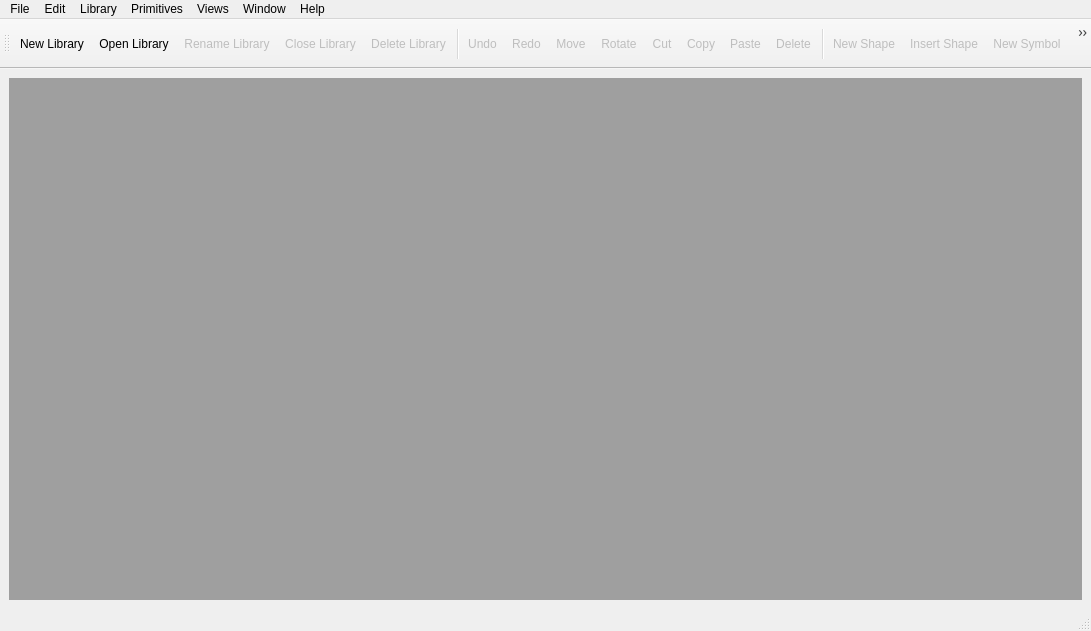
<?xml version="1.0" encoding="UTF-8"?>
<ui version="4.0">
 <class>DocWindow</class>
 <widget class="QMainWindow" name="DocWindow">
  <property name="geometry">
   <rect>
    <x>0</x>
    <y>0</y>
    <width>1091</width>
    <height>631</height>
   </rect>
  </property>
  <property name="windowTitle">
   <string>LibWindow</string>
  </property>
  <property name="dockOptions">
   <set>QMainWindow::AllowNestedDocks|QMainWindow::AllowTabbedDocks|QMainWindow::GroupedDragging</set>
  </property>
  <widget class="QWidget" name="centralwidget">
   <layout class="QVBoxLayout" name="verticalLayout_3">
    <item>
     <layout class="QHBoxLayout" name="horizontalLayout">
      <item>
       <widget class="QMdiArea" name="mdiArea">
        <property name="viewMode">
         <enum>QMdiArea::SubWindowView</enum>
        </property>
        <property name="documentMode">
         <bool>true</bool>
        </property>
        <property name="tabsClosable">
         <bool>true</bool>
        </property>
        <property name="tabsMovable">
         <bool>true</bool>
        </property>
        <property name="tabShape">
         <enum>QTabWidget::Rounded</enum>
        </property>
       </widget>
      </item>
     </layout>
    </item>
   </layout>
  </widget>
  <widget class="QMenuBar" name="menubar">
   <property name="geometry">
    <rect>
     <x>0</x>
     <y>0</y>
     <width>1091</width>
     <height>25</height>
    </rect>
   </property>
   <widget class="QMenu" name="menuLibrarian">
    <property name="title">
     <string>File</string>
    </property>
    <addaction name="actionFileNewLib"/>
    <addaction name="actionFileOpenLib"/>
    <addaction name="actionOpen_recent"/>
    <addaction name="actionFileSaveAs"/>
    <addaction name="actionFileRename"/>
    <addaction name="actionFileCloseLib"/>
    <addaction name="actionFileDeleteLib"/>
    <addaction name="separator"/>
    <addaction name="actionCloseWindow"/>
    <addaction name="actionExit"/>
   </widget>
   <widget class="QMenu" name="menuEdit">
    <property name="title">
     <string>Primitives</string>
    </property>
    <addaction name="actionNewRectangle"/>
    <addaction name="actionNewLine"/>
    <addaction name="actionNewText"/>
    <addaction name="actionNewCircle"/>
    <addaction name="actionNewArrow"/>
    <addaction name="actionNewPolygon"/>
    <addaction name="actionNewPolyline"/>
    <addaction name="actionNewPin"/>
   </widget>
   <widget class="QMenu" name="menuSymbols">
    <property name="title">
     <string>Edit</string>
    </property>
    <addaction name="actionEditUndo"/>
    <addaction name="actionEditRedo"/>
    <addaction name="actionEditMove"/>
    <addaction name="actionEditRotate"/>
    <addaction name="actionEditCut"/>
    <addaction name="actionEditCopy"/>
    <addaction name="actionEditPaste"/>
    <addaction name="separator"/>
    <addaction name="actionEditDelete"/>
   </widget>
   <widget class="QMenu" name="menuHelp_2">
    <property name="title">
     <string>Help</string>
    </property>
    <addaction name="actionHelpAbout"/>
   </widget>
   <widget class="QMenu" name="menuLibrary">
    <property name="title">
     <string>Library</string>
    </property>
    <addaction name="actionNewShape"/>
    <addaction name="actionInsertShape"/>
    <addaction name="actionNewSymbol"/>
    <addaction name="separator"/>
   </widget>
   <widget class="QMenu" name="menuViews">
    <property name="title">
     <string>Views</string>
    </property>
    <addaction name="actionLibTreeView"/>
    <addaction name="actionLibTableView"/>
    <addaction name="separator"/>
    <addaction name="actionPopOutSymbolView"/>
    <addaction name="actionDuplicateSymbolView"/>
    <addaction name="separator"/>
    <addaction name="actionCloseSymbolView"/>
   </widget>
   <widget class="QMenu" name="menuWindow">
    <property name="title">
     <string>Window</string>
    </property>
    <addaction name="actionTabs"/>
    <addaction name="separator"/>
    <addaction name="actionCascade"/>
    <addaction name="actionTile"/>
    <addaction name="separator"/>
    <addaction name="actionNewWindow"/>
   </widget>
   <addaction name="menuLibrarian"/>
   <addaction name="menuSymbols"/>
   <addaction name="menuLibrary"/>
   <addaction name="menuEdit"/>
   <addaction name="menuViews"/>
   <addaction name="menuWindow"/>
   <addaction name="menuHelp_2"/>
  </widget>
  <widget class="QToolBar" name="toolBar">
   <property name="minimumSize">
    <size>
     <width>20</width>
     <height>50</height>
    </size>
   </property>
   <property name="windowTitle">
    <string>toolBar</string>
   </property>
   <attribute name="toolBarArea">
    <enum>TopToolBarArea</enum>
   </attribute>
   <attribute name="toolBarBreak">
    <bool>false</bool>
   </attribute>
   <addaction name="actionFileNewLib"/>
   <addaction name="actionFileOpenLib"/>
   <addaction name="actionFileRename"/>
   <addaction name="actionFileCloseLib"/>
   <addaction name="actionFileDeleteLib"/>
   <addaction name="separator"/>
   <addaction name="actionEditUndo"/>
   <addaction name="actionEditRedo"/>
   <addaction name="actionEditMove"/>
   <addaction name="actionEditRotate"/>
   <addaction name="actionEditCut"/>
   <addaction name="actionEditCopy"/>
   <addaction name="actionEditPaste"/>
   <addaction name="actionEditDelete"/>
   <addaction name="separator"/>
   <addaction name="actionNewShape"/>
   <addaction name="actionInsertShape"/>
   <addaction name="actionNewSymbol"/>
   <addaction name="actionNewRectangle"/>
   <addaction name="actionNewLine"/>
   <addaction name="actionNewText"/>
   <addaction name="actionNewCircle"/>
   <addaction name="actionNewArrow"/>
   <addaction name="actionNewPolygon"/>
   <addaction name="actionNewPolyline"/>
   <addaction name="actionNewPin"/>
   <addaction name="separator"/>
   <addaction name="actionHelpAbout"/>
   <addaction name="actionReloadStyle"/>
   <addaction name="separator"/>
  </widget>
  <widget class="QStatusBar" name="statusBar"/>
  <action name="actionFileNewLib">
   <property name="icon">
    <iconset resource="../application.qrc">
     <normaloff>:/actions/journal-new.png</normaloff>:/actions/journal-new.png</iconset>
   </property>
   <property name="text">
    <string>New Library</string>
   </property>
   <property name="toolTip">
    <string>Create new library</string>
   </property>
  </action>
  <action name="actionFileOpenLib">
   <property name="icon">
    <iconset resource="../application.qrc">
     <normaloff>:/actions/document-open.png</normaloff>:/actions/document-open.png</iconset>
   </property>
   <property name="text">
    <string>Open Library</string>
   </property>
   <property name="toolTip">
    <string>Open library</string>
   </property>
  </action>
  <action name="actionFileSaveAs">
   <property name="enabled">
    <bool>false</bool>
   </property>
   <property name="icon">
    <iconset resource="../application.qrc">
     <normaloff>:/actions/document-save-as.png</normaloff>:/actions/document-save-as.png</iconset>
   </property>
   <property name="text">
    <string>Save As...</string>
   </property>
   <property name="toolTip">
    <string>Save a copy, open new, close existing</string>
   </property>
  </action>
  <action name="actionFileRename">
   <property name="enabled">
    <bool>false</bool>
   </property>
   <property name="icon">
    <iconset resource="../application.qrc">
     <normaloff>:/actions/document-save-as.png</normaloff>:/actions/document-save-as.png</iconset>
   </property>
   <property name="text">
    <string>Rename Library</string>
   </property>
   <property name="toolTip">
    <string>Rename this file, keep open</string>
   </property>
  </action>
  <action name="actionFileCloseLib">
   <property name="enabled">
    <bool>false</bool>
   </property>
   <property name="icon">
    <iconset resource="../application.qrc">
     <normaloff>:/actions/project-development-close.png</normaloff>:/actions/project-development-close.png</iconset>
   </property>
   <property name="text">
    <string>Close Library</string>
   </property>
   <property name="toolTip">
    <string>Close library</string>
   </property>
  </action>
  <action name="actionFileDeleteLib">
   <property name="enabled">
    <bool>false</bool>
   </property>
   <property name="icon">
    <iconset resource="../application.qrc">
     <normaloff>:/actions/edit-delete.png</normaloff>:/actions/edit-delete.png</iconset>
   </property>
   <property name="text">
    <string>Delete Library</string>
   </property>
   <property name="toolTip">
    <string>Delete library</string>
   </property>
  </action>
  <action name="actionNewShape">
   <property name="enabled">
    <bool>false</bool>
   </property>
   <property name="icon">
    <iconset resource="../application.qrc">
     <normaloff>:/actions/shapes.png</normaloff>:/actions/shapes.png</iconset>
   </property>
   <property name="text">
    <string>New Shape</string>
   </property>
   <property name="toolTip">
    <string>Create new shape in library</string>
   </property>
  </action>
  <action name="actionInsertShape">
   <property name="enabled">
    <bool>false</bool>
   </property>
   <property name="icon">
    <iconset resource="../application.qrc">
     <normaloff>:/actions/shapes.png</normaloff>:/actions/shapes.png</iconset>
   </property>
   <property name="text">
    <string>Insert Shape</string>
   </property>
   <property name="toolTip">
    <string>Insert shape into symbol</string>
   </property>
  </action>
  <action name="actionNewSymbol">
   <property name="enabled">
    <bool>false</bool>
   </property>
   <property name="icon">
    <iconset resource="../application.qrc">
     <normaloff>:/devices/cpu.png</normaloff>:/devices/cpu.png</iconset>
   </property>
   <property name="text">
    <string>New Symbol</string>
   </property>
   <property name="toolTip">
    <string>Create new symbol in library</string>
   </property>
  </action>
  <action name="actionNewRectangle">
   <property name="enabled">
    <bool>false</bool>
   </property>
   <property name="icon">
    <iconset resource="../application.qrc">
     <normaloff>:/actions/draw-rectangle.png</normaloff>:/actions/draw-rectangle.png</iconset>
   </property>
   <property name="text">
    <string>Rectangle</string>
   </property>
  </action>
  <action name="actionNewLine">
   <property name="enabled">
    <bool>false</bool>
   </property>
   <property name="icon">
    <iconset resource="../application.qrc">
     <normaloff>:/actions/insert-horizontal-rule.png</normaloff>:/actions/insert-horizontal-rule.png</iconset>
   </property>
   <property name="text">
    <string>Line</string>
   </property>
  </action>
  <action name="actionNewText">
   <property name="enabled">
    <bool>false</bool>
   </property>
   <property name="icon">
    <iconset resource="../application.qrc">
     <normaloff>:/actions/draw-text.png</normaloff>:/actions/draw-text.png</iconset>
   </property>
   <property name="text">
    <string>Text</string>
   </property>
  </action>
  <action name="actionNewCircle">
   <property name="enabled">
    <bool>false</bool>
   </property>
   <property name="icon">
    <iconset resource="../application.qrc">
     <normaloff>:/actions/draw-circle.png</normaloff>:/actions/draw-circle.png</iconset>
   </property>
   <property name="text">
    <string>Circle</string>
   </property>
  </action>
  <action name="actionNewArrow">
   <property name="enabled">
    <bool>false</bool>
   </property>
   <property name="icon">
    <iconset resource="../application.qrc">
     <normaloff>:/actions/draw-arrow-forward.png</normaloff>:/actions/draw-arrow-forward.png</iconset>
   </property>
   <property name="text">
    <string>Arrow</string>
   </property>
  </action>
  <action name="actionNewPolygon">
   <property name="enabled">
    <bool>false</bool>
   </property>
   <property name="icon">
    <iconset resource="../application.qrc">
     <normaloff>:/actions/draw-polygon.png</normaloff>:/actions/draw-polygon.png</iconset>
   </property>
   <property name="text">
    <string>Polygon</string>
   </property>
  </action>
  <action name="actionNewPolyline">
   <property name="enabled">
    <bool>false</bool>
   </property>
   <property name="icon">
    <iconset resource="../application.qrc">
     <normaloff>:/actions/draw-polyline.png</normaloff>:/actions/draw-polyline.png</iconset>
   </property>
   <property name="text">
    <string>Polyline</string>
   </property>
  </action>
  <action name="actionNewPin">
   <property name="enabled">
    <bool>false</bool>
   </property>
   <property name="icon">
    <iconset resource="../application.qrc">
     <normaloff>:/actions/edit-clear-locationbar-rtl.png</normaloff>:/actions/edit-clear-locationbar-rtl.png</iconset>
   </property>
   <property name="text">
    <string>Pin</string>
   </property>
  </action>
  <action name="actionEditUndo">
   <property name="enabled">
    <bool>false</bool>
   </property>
   <property name="icon">
    <iconset resource="../application.qrc">
     <normaloff>:/actions/edit-undo.png</normaloff>:/actions/edit-undo.png</iconset>
   </property>
   <property name="text">
    <string>Undo</string>
   </property>
   <property name="toolTip">
    <string>Undo last action</string>
   </property>
  </action>
  <action name="actionEditRedo">
   <property name="enabled">
    <bool>false</bool>
   </property>
   <property name="icon">
    <iconset resource="../application.qrc">
     <normaloff>:/actions/edit-redo.png</normaloff>:/actions/edit-redo.png</iconset>
   </property>
   <property name="text">
    <string>Redo</string>
   </property>
   <property name="toolTip">
    <string>Redo last undo action</string>
   </property>
  </action>
  <action name="actionEditMove">
   <property name="enabled">
    <bool>false</bool>
   </property>
   <property name="icon">
    <iconset resource="../application.qrc">
     <normaloff>:/actions/transform-move.png</normaloff>:/actions/transform-move.png</iconset>
   </property>
   <property name="text">
    <string>Move</string>
   </property>
  </action>
  <action name="actionEditRotate">
   <property name="enabled">
    <bool>false</bool>
   </property>
   <property name="icon">
    <iconset resource="../application.qrc">
     <normaloff>:/actions/transform-rotate.png</normaloff>:/actions/transform-rotate.png</iconset>
   </property>
   <property name="text">
    <string>Rotate</string>
   </property>
  </action>
  <action name="actionEditCut">
   <property name="enabled">
    <bool>false</bool>
   </property>
   <property name="icon">
    <iconset resource="../application.qrc">
     <normaloff>:/actions/edit-cut.png</normaloff>:/actions/edit-cut.png</iconset>
   </property>
   <property name="text">
    <string>Cut</string>
   </property>
   <property name="toolTip">
    <string>Cut selection</string>
   </property>
  </action>
  <action name="actionEditCopy">
   <property name="enabled">
    <bool>false</bool>
   </property>
   <property name="icon">
    <iconset resource="../application.qrc">
     <normaloff>:/actions/edit-copy.png</normaloff>:/actions/edit-copy.png</iconset>
   </property>
   <property name="text">
    <string>Copy</string>
   </property>
   <property name="toolTip">
    <string>Copy selection</string>
   </property>
  </action>
  <action name="actionEditPaste">
   <property name="enabled">
    <bool>false</bool>
   </property>
   <property name="icon">
    <iconset resource="../application.qrc">
     <normaloff>:/actions/edit-paste.png</normaloff>:/actions/edit-paste.png</iconset>
   </property>
   <property name="text">
    <string>Paste</string>
   </property>
   <property name="toolTip">
    <string>Paste clipboard contents</string>
   </property>
  </action>
  <action name="actionEditDelete">
   <property name="enabled">
    <bool>false</bool>
   </property>
   <property name="icon">
    <iconset resource="../application.qrc">
     <normaloff>:/actions/edit-delete.png</normaloff>:/actions/edit-delete.png</iconset>
   </property>
   <property name="text">
    <string>Delete</string>
   </property>
   <property name="toolTip">
    <string>Delete selection</string>
   </property>
  </action>
  <action name="actionDuplicateSymbolView">
   <property name="enabled">
    <bool>false</bool>
   </property>
   <property name="text">
    <string>Duplicate</string>
   </property>
  </action>
  <action name="actionCloseSymbolView">
   <property name="enabled">
    <bool>false</bool>
   </property>
   <property name="text">
    <string>Close</string>
   </property>
  </action>
  <action name="actionLibTreeView">
   <property name="enabled">
    <bool>false</bool>
   </property>
   <property name="text">
    <string>Enable Tree View</string>
   </property>
   <property name="toolTip">
    <string>Open tree view for current library</string>
   </property>
  </action>
  <action name="actionLibTableView">
   <property name="enabled">
    <bool>false</bool>
   </property>
   <property name="text">
    <string>Enable Table View</string>
   </property>
   <property name="toolTip">
    <string>Open table view for active library</string>
   </property>
  </action>
  <action name="actionReloadStyle">
   <property name="icon">
    <iconset resource="../application.qrc">
     <normaloff>:/actions/format-stroke-color.png</normaloff>:/actions/format-stroke-color.png</iconset>
   </property>
   <property name="text">
    <string>Reload Style</string>
   </property>
  </action>
  <action name="actionNewWindow">
   <property name="text">
    <string>New Window</string>
   </property>
  </action>
  <action name="actionCloseWindow">
   <property name="text">
    <string>Close Window</string>
   </property>
  </action>
  <action name="actionHelpAbout">
   <property name="icon">
    <iconset resource="../application.qrc">
     <normaloff>:/actions/help-about.png</normaloff>:/actions/help-about.png</iconset>
   </property>
   <property name="text">
    <string>About</string>
   </property>
  </action>
  <action name="actionTabs">
   <property name="enabled">
    <bool>false</bool>
   </property>
   <property name="text">
    <string>Show tabs</string>
   </property>
  </action>
  <action name="actionCascade">
   <property name="enabled">
    <bool>false</bool>
   </property>
   <property name="text">
    <string>Cascade</string>
   </property>
  </action>
  <action name="actionTile">
   <property name="enabled">
    <bool>false</bool>
   </property>
   <property name="text">
    <string>Tile</string>
   </property>
  </action>
  <action name="actionPopOutSymbolView">
   <property name="enabled">
    <bool>false</bool>
   </property>
   <property name="text">
    <string>Pop out</string>
   </property>
  </action>
  <action name="actionExit">
   <property name="text">
    <string>Exit</string>
   </property>
  </action>
  <action name="actionOpen_recent">
   <property name="text">
    <string>Open recent</string>
   </property>
  </action>
 </widget>
 <resources>
  <include location="../application.qrc"/>
 </resources>
 <connections/>
</ui>
